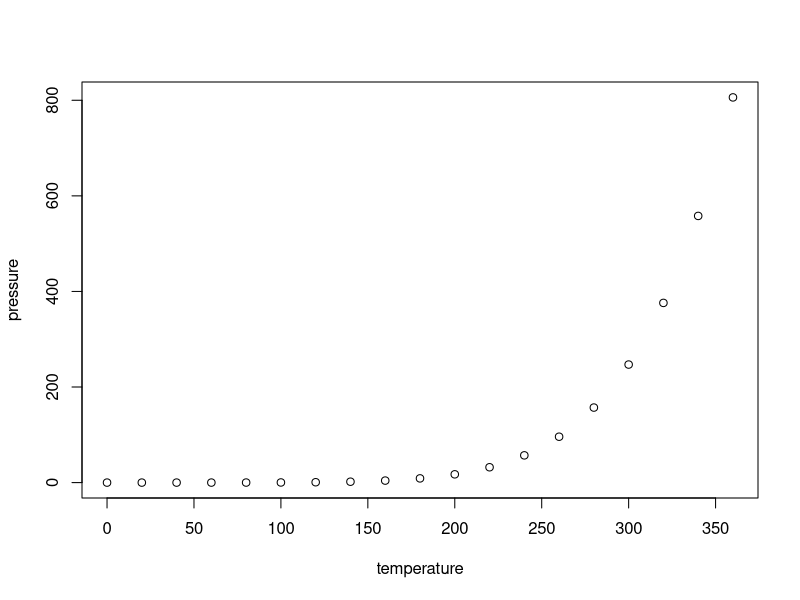
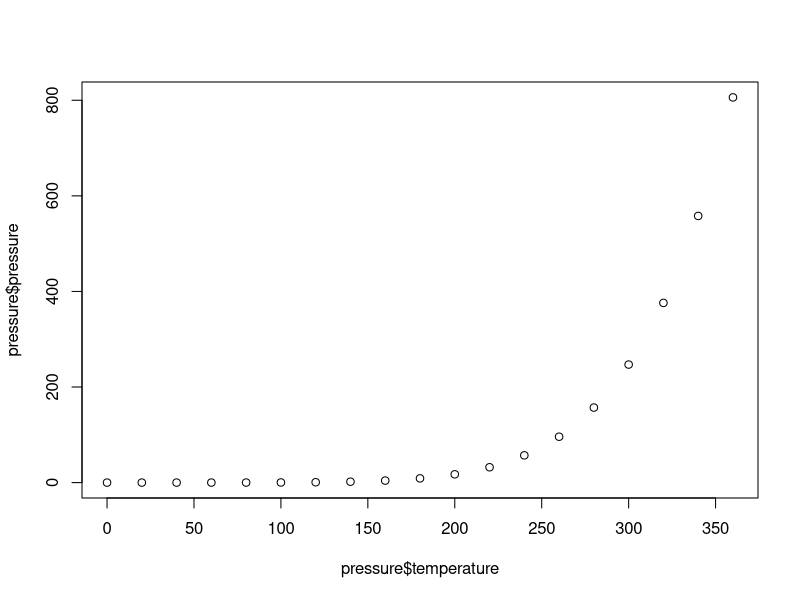
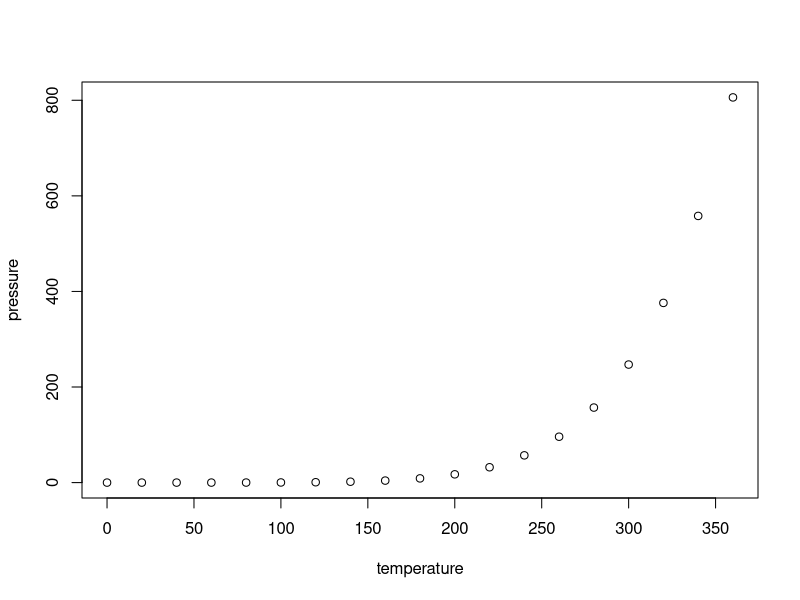
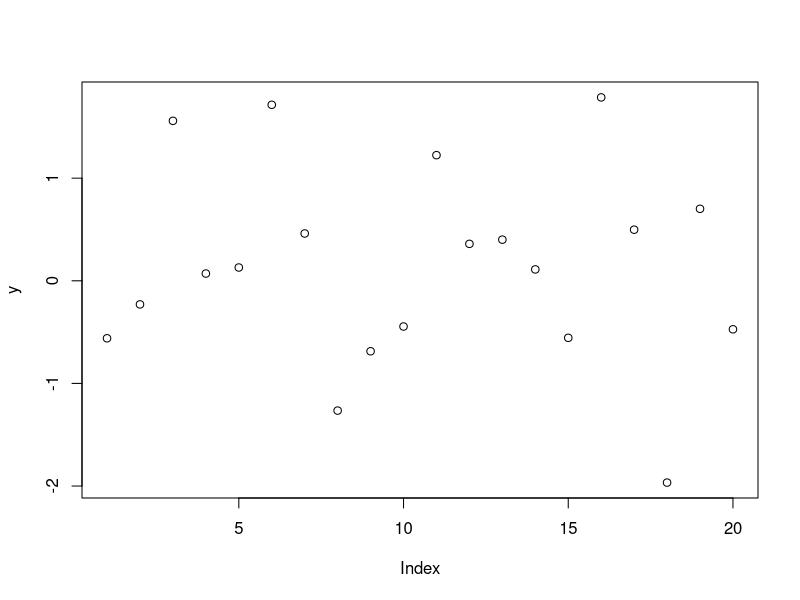
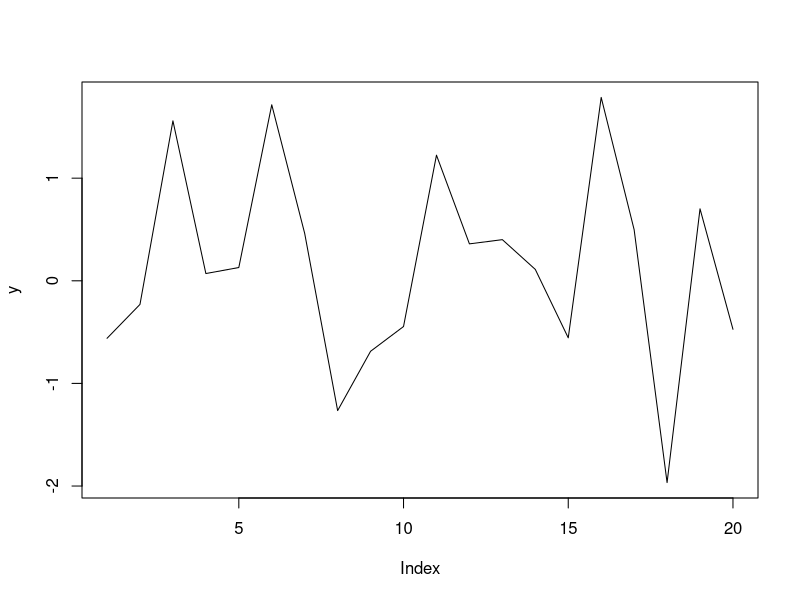
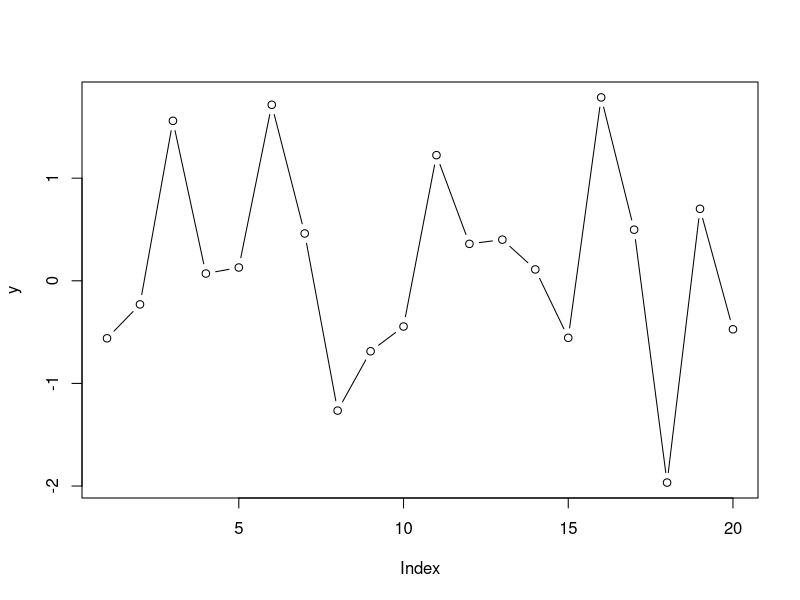
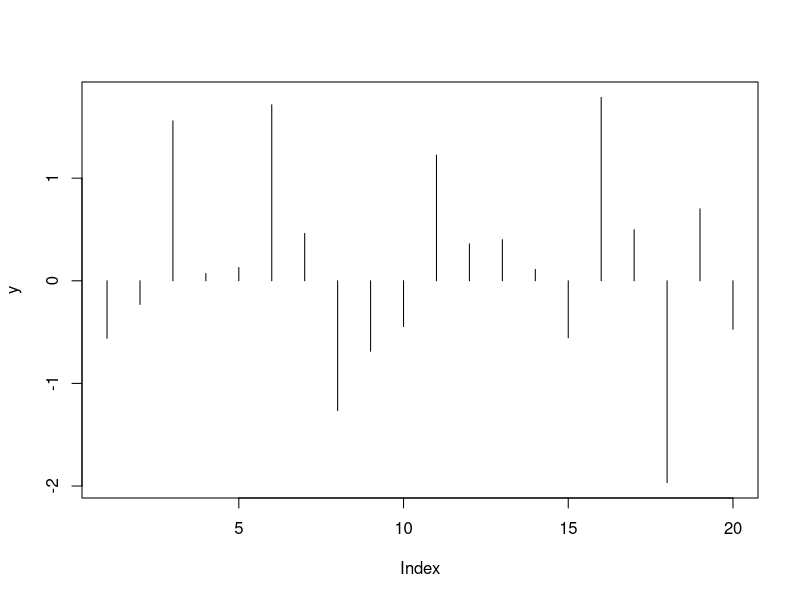
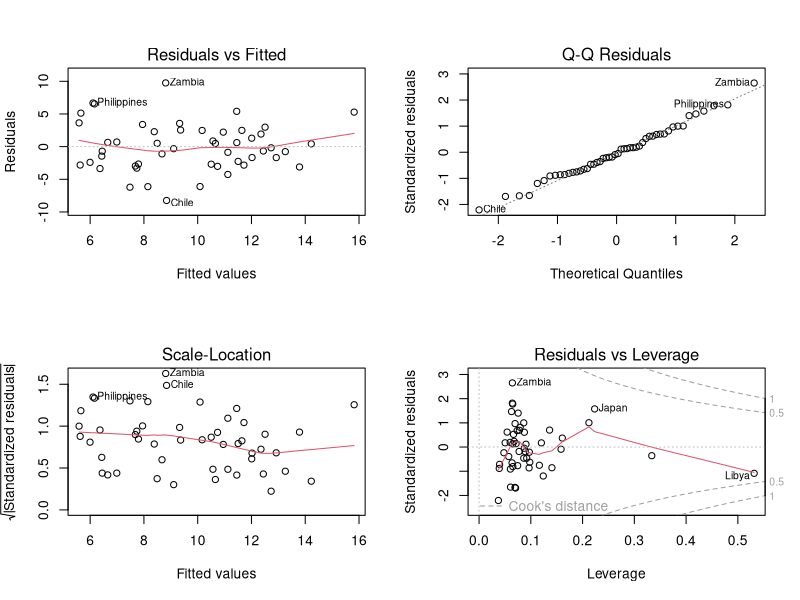

Write R code to recreate these figures, in order. (Note: this script raises an error after producing the figures.)
# 第一章


#====================================================
#           传统绘图系统
#====================================================
# 第二章

# plot
## 散点图
plot(pressure)
plot(pressure$temperature, pressure$pressure)
plot(pressure ~ temperature, data = pressure)
## 散点图变形
set.seed(123)
y <- rnorm(20)
plot(y, type = "p") # point
plot(y, type = "l") # line
plot(y, type = "b") # both
plot(y, type = "h") # histgoram
## "lm"对象
lmfit <- lm(sr ~ pop15 + pop75 + dpi + ddpi, data = LifeCycleSavings)
par(mfrow = c(2, 2))
plot(lmfit)
## "agnes"对象
subset <- sample(1:150, 20)
cS <- as.character(Sp <- iris$Species[subset])
cS[Sp == "setosa"] <- "S"
cS[Sp == "versicolor"] <- "V"
cS[Sp == "virginica"] <- "g"
library(cluster)
ai = agnes(iris[subset, 1:4])
plot(ai, labels = cS)

# 单变量绘图
var <- iris$Sepal.Length
plot(var)
plot(factor(var))
plot(table(var))
barplot(var)
pie(1:5)
dotchart(rnorm(10))
boxplot(var)
hist(var)
stripchart(var) # 一维散点图 plot(~var)
stem(var)       # 茎叶图

# 双变量绘图
var1 <- iris$Sepal.Length
var2 <- iris$Sepal.Width
mat <- matrix(iris$Sepal.Length, ncol = 15)
plot(var1, var2)
plot(var1, factor(var2))
plot(factor(var1), var2)
plot(factor(var1), factor(var2))
plot(table())
sunflowerplot(var1, var2)
smoothScatter(var1, var2)
boxplot(list(var1, var2))
barplot(mat)
dotchart(mat)

mosaicplot(table())

# 多变量绘图
var1 <- iris$Sepal.Length
var2 <- iris$Sepal.Width
var3 <- iris$Petal.Length
matplot(mat)
persp(sort(var1), sort(var2), sort(var3))


